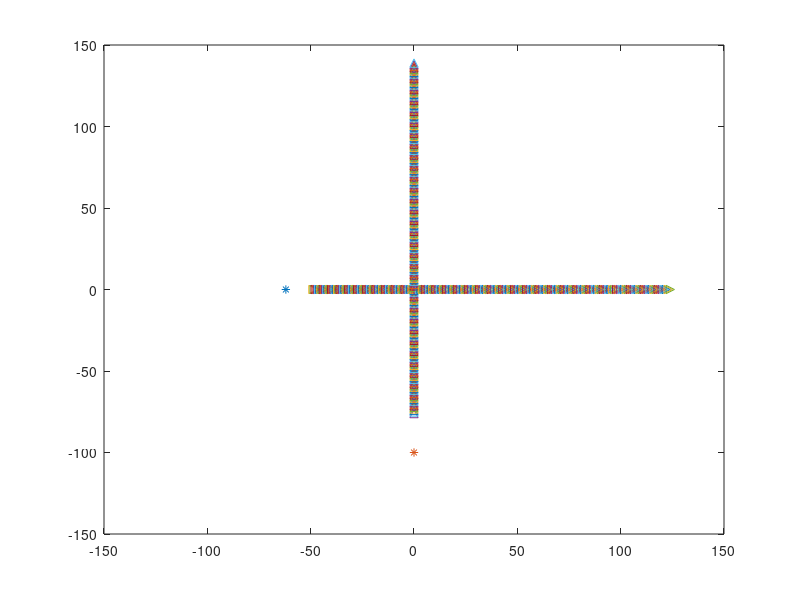

Here is the MATLAB script that generated this plot:
%Un tren y un auto se aproximan a un crucero x,y
%El tren se encuentra a 120 mt del crucero y
%el auto se encuentra a 62 mt en t=0
%El tren viaja a una velocidad constante de 86km/h
%el auto en t=0 va a 45km/h pero acelera 1.22mt/sec^2
%Chocan ambos vehiculos?
%Hacer una tabla con los valores de (x),y (y) la distancia
%entre ambos vehiculos d=sqrt(x^2+y^2)
pot=-100; %posicion en mts antes del crucero (tren)(t=0)
poc=-62; %posicion en mts antes del crucero (carro)(t=0)
vot = (86 * 1000)/3600; %conversion de km/hora en mt/seg
voc = (45 * 1000)/3600;
ac = 1.22; %mt/seg^2
YC = 0; %Eje del coche
XT = 0; %Eje del tren
plot(poc,YC,'*')%grafica el punto inicial del auto con *
axis([-150,150,-150,150])
hold on
plot(XT,pot,'*')%grafica el punto inicial del tren con *
for t=1:0.04:10
 x = poc + voc*t + 0.5*ac*t.^2;
 y = pot + vot*t;
 axis([-150,150,-150,150])
 plot(x,YC,'>') %pone > en la trayectoria del auto
 plot(XT,y,'^') %pone ^ en la trayectoria del tren
 pause(0.05)
end
hold off
